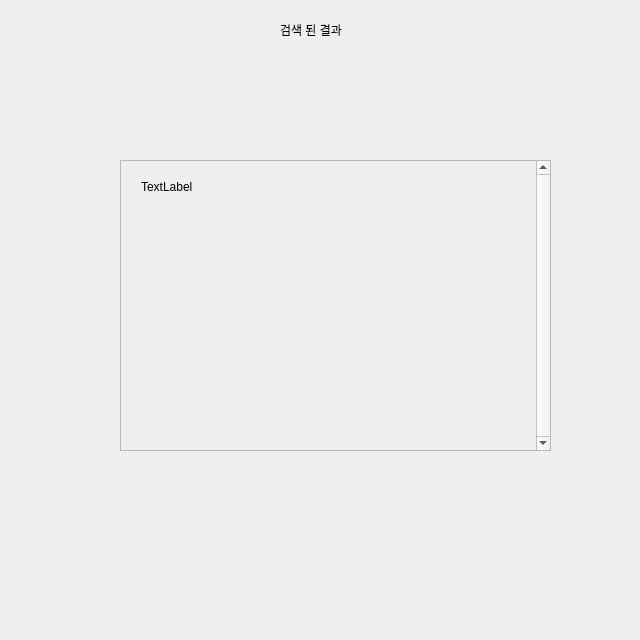
<?xml version="1.0" encoding="UTF-8"?>
<ui version="4.0">
 <class>searchresult</class>
 <widget class="QDialog" name="searchresult">
  <property name="geometry">
   <rect>
    <x>0</x>
    <y>0</y>
    <width>640</width>
    <height>640</height>
   </rect>
  </property>
  <property name="windowTitle">
   <string>Dialog</string>
  </property>
  <widget class="QLabel" name="title">
   <property name="geometry">
    <rect>
     <x>280</x>
     <y>20</y>
     <width>80</width>
     <height>20</height>
    </rect>
   </property>
   <property name="text">
    <string>검색 된 결과</string>
   </property>
  </widget>
  <widget class="QScrollArea" name="scrollArea">
   <property name="geometry">
    <rect>
     <x>120</x>
     <y>160</y>
     <width>431</width>
     <height>291</height>
    </rect>
   </property>
   <property name="verticalScrollBarPolicy">
    <enum>Qt::ScrollBarAlwaysOn</enum>
   </property>
   <property name="widgetResizable">
    <bool>true</bool>
   </property>
   <widget class="QWidget" name="searchlabel">
    <property name="geometry">
     <rect>
      <x>0</x>
      <y>0</y>
      <width>415</width>
      <height>289</height>
     </rect>
    </property>
    <widget class="QLabel" name="label">
     <property name="geometry">
      <rect>
       <x>20</x>
       <y>10</y>
       <width>381</width>
       <height>31</height>
      </rect>
     </property>
     <property name="text">
      <string>TextLabel</string>
     </property>
    </widget>
   </widget>
  </widget>
 </widget>
 <resources/>
 <connections/>
</ui>
